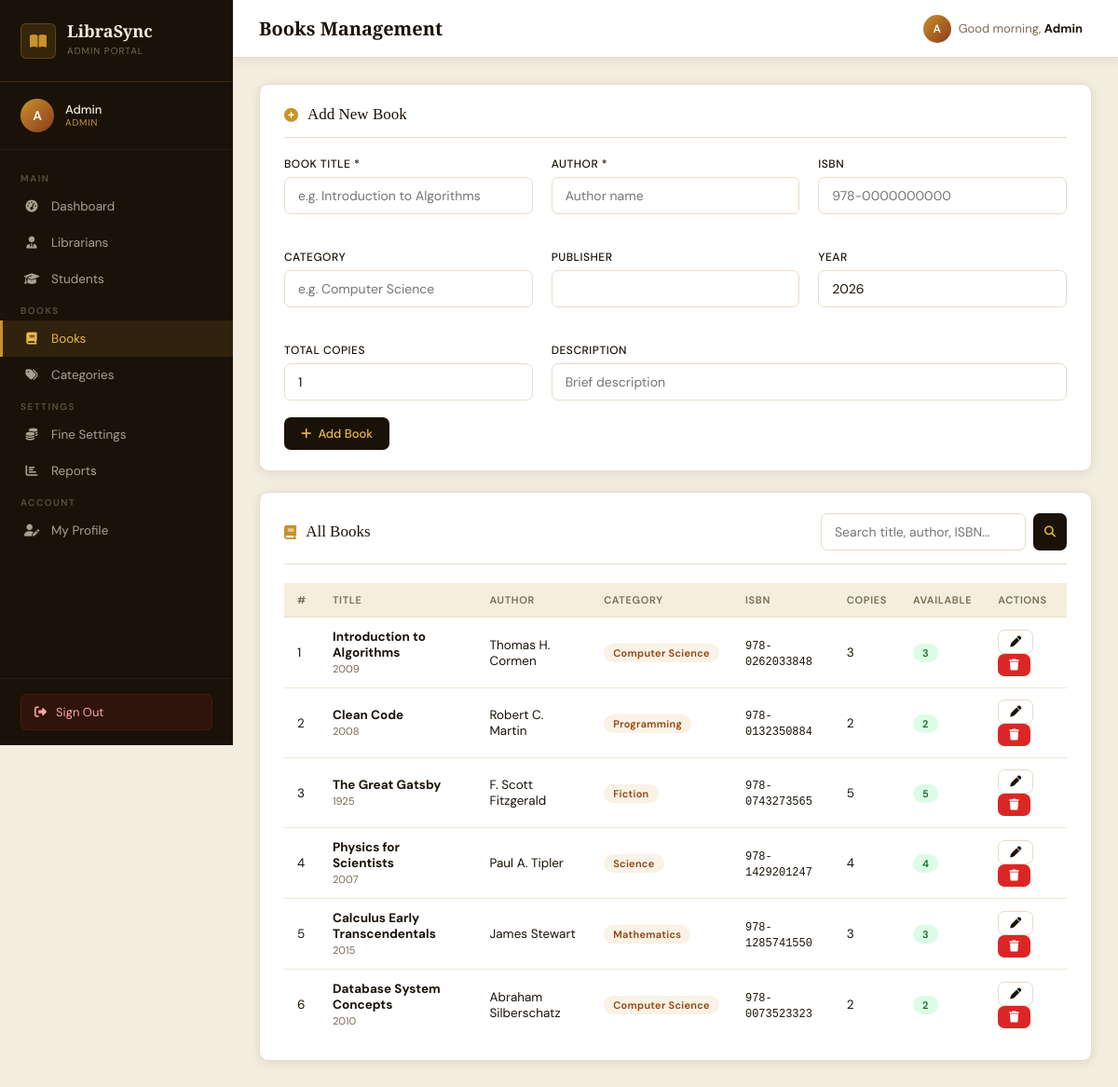
The app's page /admin/books.php (signed in) with its own data.
### tables this page shows
CREATE TABLE books (
    id INT AUTO_INCREMENT PRIMARY KEY,
    title VARCHAR(200) NOT NULL,
    author VARCHAR(150) NOT NULL,
    isbn VARCHAR(20) UNIQUE,
    category VARCHAR(80),
    publisher VARCHAR(150),
    year INT,
    total_copies INT DEFAULT 1,
    available_copies INT DEFAULT 1,
    description TEXT,
    cover_image VARCHAR(255) DEFAULT 'default_book.png',
    status ENUM('active','inactive') DEFAULT 'active',
    added_by INT,
    created_at TIMESTAMP DEFAULT CURRENT_TIMESTAMP,
    FOREIGN KEY (added_by) REFERENCES users(id) ON DELETE SET NULL
);

### includes/config.php (called while the page is built, shortened)
<?php
$conn = new mysqli(DB_HOST, DB_USER, DB_PASS, DB_NAME);
$conn->set_charset("utf8mb4");
function clean($data) {
    global $conn;
    return htmlspecialchars(strip_tags(trim($conn->real_escape_string($data))));
}
?>

### admin/books.php (the view, shortened to what this page needs)
<?php
require_once '../includes/config.php';
$pageTitle = 'Books Management';
$search = clean($_GET['search'] ?? '');
$where = "WHERE b.status='active'";
$books = $conn->query("SELECT b.*, u.name as added_by_name FROM books b LEFT JOIN users u ON b.added_by=u.id $where ORDER BY b.created_at DESC");
$editBook = null;
?>
<?php include '../includes/header.php'; ?>
<div class="card" style="margin-bottom:22px">
  <div class="card-header">
    <div class="card-title"><i class="fas fa-<?= $editBook ? 'pen' : 'plus-circle' ?>"></i>
      <?= $editBook ? 'Edit Book' : 'Add New Book' ?></div>
  </div>
  <form method="POST">
    <div class="grid-3">
      <div class="form-group">
        <label class="form-label">Book Title *</label>
        <input type="text" name="title" class="form-control" required
          value="<?= htmlspecialchars($editBook['title'] ?? '') ?>" placeholder="e.g. Introduction to Algorithms">
      </div>
      <div class="form-group">
        <label class="form-label">Author *</label>
        <input type="text" name="author" class="form-control" required
          value="<?= htmlspecialchars($editBook['author'] ?? '') ?>" placeholder="Author name">
      </div>
      <div class="form-group">
        <label class="form-label">ISBN</label>
        <input type="text" name="isbn" class="form-control" value="<?= htmlspecialchars($editBook['isbn'] ?? '') ?>"
          placeholder="978-0000000000">
      </div>
      <div class="form-group" style="position:relative">
        <label class="form-label">Category</label>
        <input
          type="text"
          id="categoryInput"
          name="category"
          class="form-control"
          value="<?= htmlspecialchars($editBook['category'] ?? '') ?>"
          placeholder="e.g. Computer Science"
          autocomplete="off"
          oninput="filterCategories(this.value)"
          onfocus="showDropdown()"
          onblur="hideDropdown()">
      </div>
      <div class="form-group">
        <label class="form-label">Publisher</label>
        <input type="text" name="publisher" class="form-control"
          value="<?= htmlspecialchars($editBook['publisher'] ?? '') ?>">
      </div>
      <div class="form-group">
        <label class="form-label">Year</label>
        <input type="number" name="year" class="form-control" value="<?= $editBook['year'] ?? date('Y') ?>" min="1800"
          max="<?= date('Y') ?>">
      </div>
      <div class="form-group">
        <label class="form-label">Total Copies</label>
        <input type="number" name="total_copies" class="form-control" value="<?= $editBook['total_copies'] ?? 1 ?>"
          min="1">
      </div>
      <div class="form-group" style="grid-column: span 2">
        <label class="form-label">Description</label>
        <input type="text" name="description" class="form-control"
          value="<?= htmlspecialchars($editBook['description'] ?? '') ?>" placeholder="Brief description">
      </div>
    </div>
    <button type="submit" name="<?= $editBook ? 'edit_book' : 'add_book' ?>" class="btn btn-primary">
      <i class="fas fa-<?= $editBook ? 'save' : 'plus' ?>"></i> <?= $editBook ? 'Update Book' : 'Add Book' ?>
    </button>
  </form>
</div>
<div class="card">
  <div class="card-header">
    <div class="card-title"><i class="fas fa-book"></i> All Books</div>
    <form method="GET" style="display:flex;gap:8px">
      <input type="text" name="search" class="form-control" style="width:220px"
        placeholder="Search title, author, ISBN..." value="<?= htmlspecialchars($search) ?>">
      <button type="submit" class="btn btn-primary btn-sm"><i class="fas fa-search"></i></button>
    </form>
  </div>
  <div class="table-wrap">
    <table class="data-table">
      <thead>
        <tr>
          <th>#</th>
          <th>Title</th>
          <th>Author</th>
          <th>Category</th>
          <th>ISBN</th>
          <th>Copies</th>
          <th>Available</th>
          <th>Actions</th>
        </tr>
      </thead>
      <tbody>
        <?php if ($books && $books->num_rows > 0): ?>
          <?php $i = 1;
          while ($b = $books->fetch_assoc()): ?>
            <tr>
              <td><?= $i++ ?></td>
              <td><strong><?= htmlspecialchars($b['title']) ?></strong><br><small
                  style="color:var(--muted)"><?= $b['year'] ? $b['year'] : '' ?></small></td>
              <td><?= htmlspecialchars($b['author']) ?></td>
              <td>
                <?= $b['category'] ? '<span class="badge badge-gold">' . htmlspecialchars($b['category']) . '</span>' : '—' ?>
              </td>
              <td><code style="font-size:12px"><?= $b['isbn'] ?: '—' ?></code></td>
              <td><?= $b['total_copies'] ?></td>
              <td>
                <?php if ($b['available_copies'] > 0): ?>
                  <span class="badge badge-success"><?= $b['available_copies'] ?></span>
                <?php else: ?>
                  <span class="badge badge-danger">0</span>
                <?php endif; ?>
              </td>
              <td>
                <a href="books.php?edit=<?= $b['id'] ?>" class="btn btn-outline btn-sm"><i class="fas fa-pen"></i></a>
                <a href="books.php?delete=<?= $b['id'] ?>" class="btn btn-danger btn-sm" data-confirm="Delete this book?"><i
                    class="fas fa-trash"></i></a>
              </td>
            </tr>
          <?php endwhile; ?>
        <?php endif; ?>
      </tbody>
    </table>
  </div>
</div>
<?php include '../includes/footer.php'; ?>

### includes/header.php (shortened to what this page needs)
<!DOCTYPE html>
<html lang="en">
<head>
<link rel="stylesheet" href="https://cdnjs.cloudflare.com/ajax/libs/font-awesome/6.5.0/css/all.min.css">
</head>
<body>
<?php
$role = $_SESSION['role'];
$uid  = $_SESSION['user_id'];
$name = $_SESSION['name'];
$initials = strtoupper(substr($name, 0, 1));
$avatarRow = $conn->query("SELECT avatar FROM users WHERE id=$uid")->fetch_assoc();
$sidebarAvatar = !empty($avatarRow['avatar']) && file_exists(__DIR__ . '/../' . $avatarRow['avatar'])
    ? APP_URL . '/' . $avatarRow['avatar']
    : null;
$profileUrl = match($role) {
    'admin'     => APP_URL . '/admin/profile.php',
    'librarian' => APP_URL . '/librarian/profile.php',
    'student'   => APP_URL . '/student/profile.php',
    default     => '#'
};
$navItems = [];
if ($role === 'admin') {
    $navItems = [
        'main' => [
            ['href'=>'dashboard.php','icon'=>'fa-gauge-high','label'=>'Dashboard'],
            ['href'=>'librarians.php','icon'=>'fa-user-tie','label'=>'Librarians'],
            ['href'=>'students.php','icon'=>'fa-graduation-cap','label'=>'Students'],
        ],
        'books' => [
            ['href'=>'books.php','icon'=>'fa-book','label'=>'Books'],
            ['href'=>'categories.php','icon'=>'fa-tags','label'=>'Categories'],
        ],
        'settings' => [
            ['href'=>'fine_settings.php','icon'=>'fa-coins','label'=>'Fine Settings'],
            ['href'=>'reports.php','icon'=>'fa-chart-bar','label'=>'Reports'],
        ],
        'account' => [
            ['href'=>'profile.php','icon'=>'fa-user-pen','label'=>'My Profile'],
        ],
    ];
}
$currentFile = basename($_SERVER['PHP_SELF']);
?>
<aside class="sidebar">
  <div class="sidebar-brand">
    <div class="logo"><i class="fas fa-book-open"></i></div>
    <div class="brand-text">
      <h3>LibraSync</h3>
      <small><?= ucfirst($role) ?> Portal</small>
    </div>
  </div>
  <a href="<?= $profileUrl ?>" class="sidebar-user" title="Edit your profile">
    <div class="user-avatar">
      <?php if ($sidebarAvatar): ?>
        <img src="<?= htmlspecialchars($sidebarAvatar) ?>" alt="Avatar">
      <?php else: ?>
        <?= $initials ?>
      <?php endif; ?>
    </div>
    <div class="user-info">
      <div class="user-name"><?= htmlspecialchars($name) ?></div>
      <div class="user-role"><?= ucfirst($role) ?></div>
    </div>
  </a>
  <nav class="sidebar-nav">
    <?php foreach ($navItems as $sectionKey => $items): ?>
    <div class="nav-section-title"><?= ucfirst($sectionKey) ?></div>
    <?php foreach ($items as $item): ?>
    <?php $isActive = ($currentFile === $item['href']) ? 'active' : ''; ?>
    <a href="<?= $item['href'] ?>" class="nav-link <?= $isActive ?>">
      <i class="fas <?= $item['icon'] ?>"></i>
      <?= $item['label'] ?>
    </a>
    <?php endforeach; ?>
    <?php endforeach; ?>
  </nav>
  <div class="sidebar-footer">
    <a href="<?= APP_URL ?>/logout.php" class="btn-logout">
      <i class="fas fa-right-from-bracket"></i> Sign Out
    </a>
  </div>
</aside>
<div class="main-content">
  <div class="topbar">
    <div class="topbar-title"><?= $pageTitle ?? 'Dashboard' ?></div>
    <div class="topbar-right">
      <a href="<?= $profileUrl ?>" style="display:flex;align-items:center;gap:8px;text-decoration:none;padding:6px 10px;border-radius:8px;transition:background 0.15s" onmouseover="this.style.background='var(--parchment)'" onmouseout="this.style.background='transparent'">
        <div style="width:30px;height:30px;border-radius:50%;background:linear-gradient(135deg,var(--gold),#8b3a1e);display:flex;align-items:center;justify-content:center;color:#fff;font-size:12px;font-weight:600;overflow:hidden;flex-shrink:0">
          <?php if ($sidebarAvatar): ?>
            <img src="<?= htmlspecialchars($sidebarAvatar) ?>" alt="Avatar" style="width:100%;height:100%;object-fit:cover">
          <?php else: ?>
            <?= $initials ?>
          <?php endif; ?>
        </div>
        <div class="topbar-greeting">
          Good <?= (date('H')<12)?'morning':((date('H')<17)?'afternoon':'evening') ?>,
          <strong><?= explode(' ', $name)[0] ?></strong>
        </div>
      </a>
    </div>
  </div>
  <div class="page-content">

### includes/footer.php (shortened to what this page needs)
  </div>
</div>
</body>
</html>

### records on screen
books: title "Introduction to Algorithms", year "2009", author "Thomas H. Cormen", category "Computer Science", isbn "978-0262033848", total_copies "3", available_copies "3"
books: title "Clean Code", year "2008", author "Robert C. Martin", category "Programming", isbn "978-0132350884", total_copies "2", available_copies "2"
books: title "The Great Gatsby", year "1925", author "F. Scott Fitzgerald", category "Fiction", isbn "978-0743273565", total_copies "5", available_copies "5"
books: title "Physics for Scientists", year "2007", author "Paul A. Tipler", category "Science", isbn "978-1429201247", total_copies "4", available_copies "4"
books: title "Calculus Early Transcendentals", year "2015", author "James Stewart", category "Mathematics", isbn "978-1285741550", total_copies "3", available_copies "3"
books: title "Database System Concepts", year "2010", author "Abraham Silberschatz", category "Computer Science", isbn "978-0073523323", total_copies "2", available_copies "2"

### other values on screen
$role "ADMIN"
$initials "A"
$name "Admin"
$sectionKey "MAIN"
$item['label'] "Dashboard"
$item['label'] "Librarians"
$item['label'] "Students"
$sectionKey "BOOKS"
$item['label'] "Books"
$item['label'] "Categories"
$sectionKey "SETTINGS"
$item['label'] "Fine Settings"
$item['label'] "Reports"
$sectionKey "ACCOUNT"
$item['label'] "My Profile"
